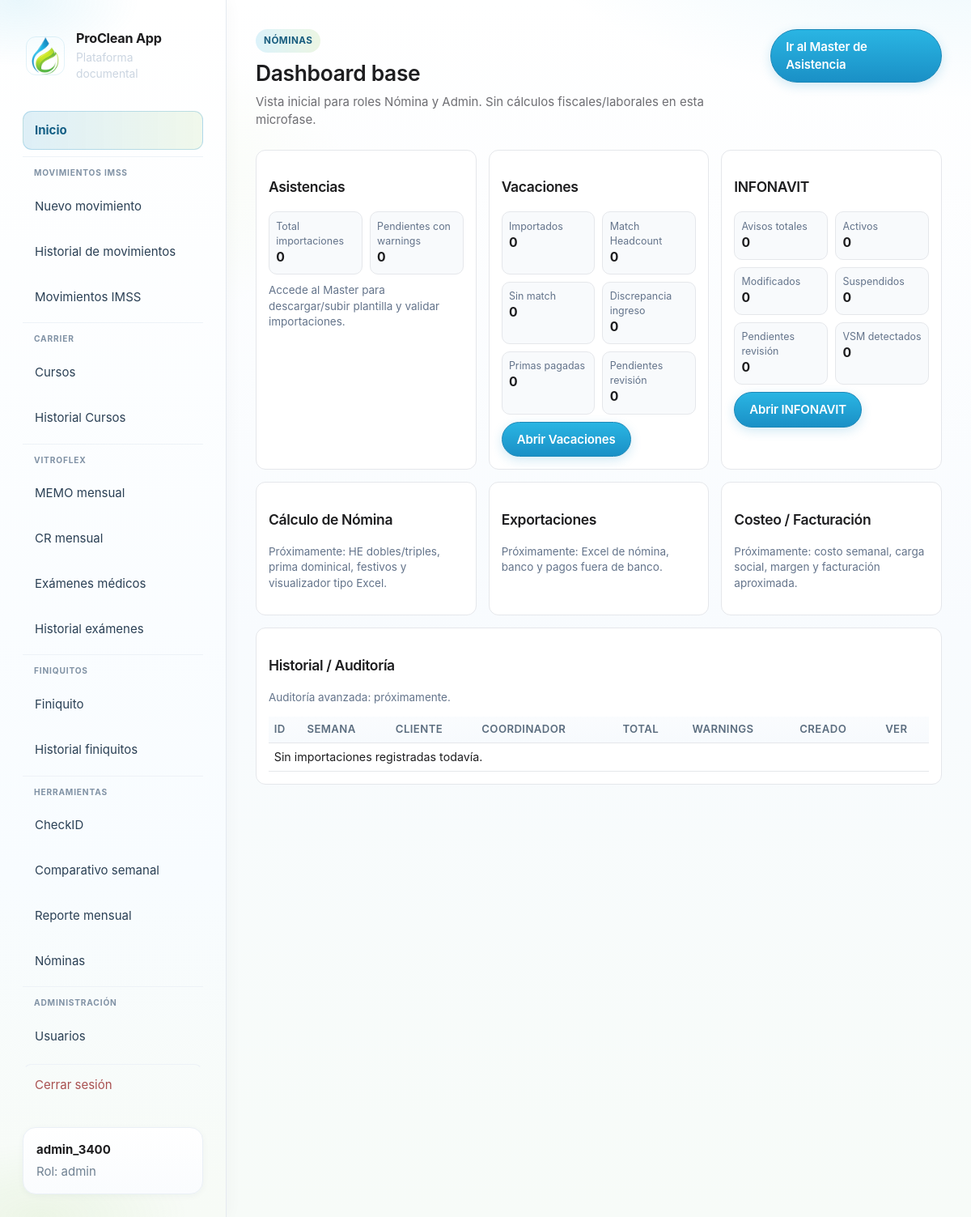
/nomina/ (signed in), run on an earlier commit of the app's database.
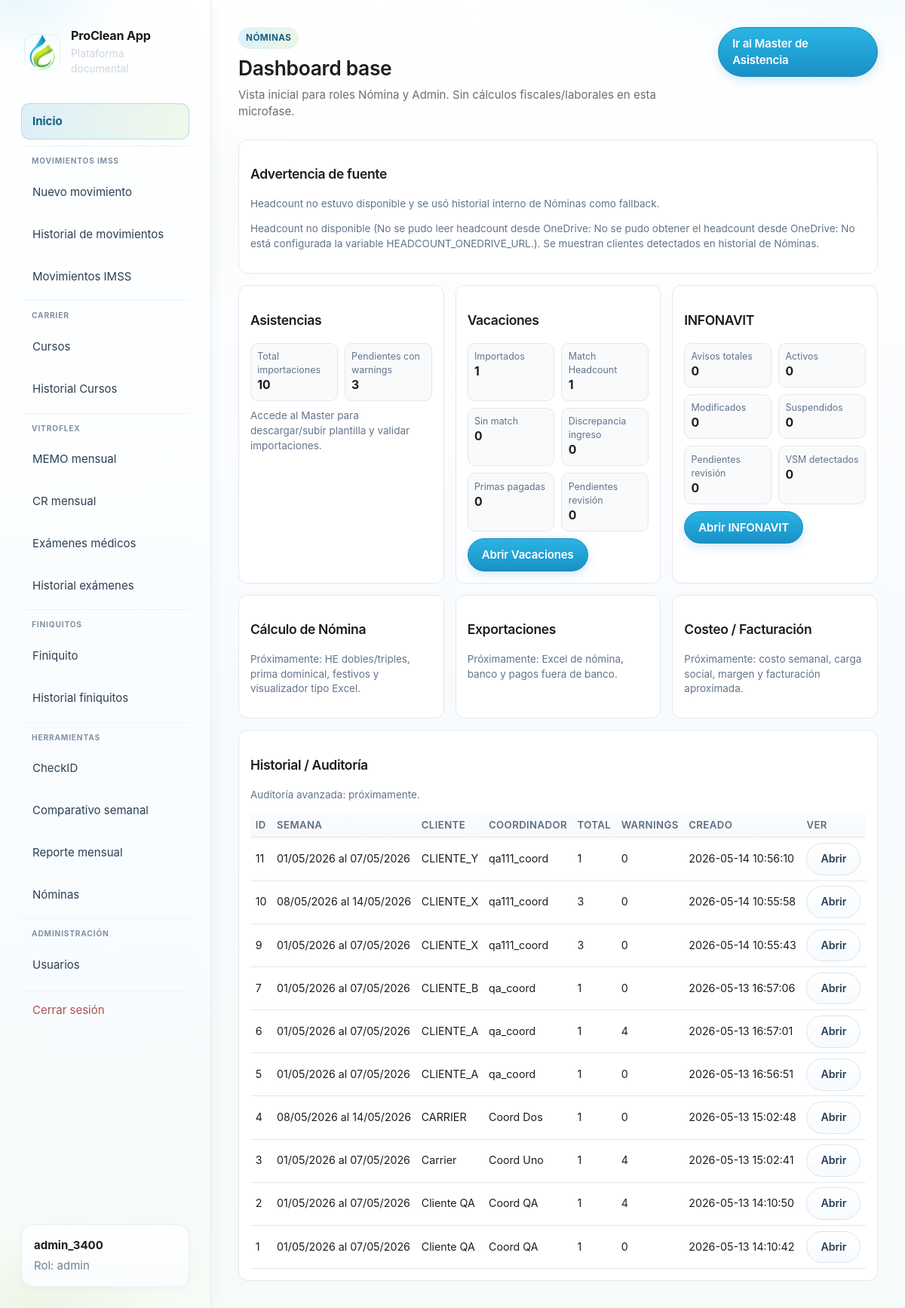
And on a later commit of the database.
### tables this page shows
CREATE TABLE "users" (
            id INTEGER PRIMARY KEY AUTOINCREMENT,
            username TEXT NOT NULL UNIQUE,
            password_hash TEXT NOT NULL,
            role TEXT NOT NULL CHECK(role IN ('admin','usuario','coordinador','nomina')),
            created_at TEXT NOT NULL
        );

CREATE TABLE nomina_asistencia_imports (
            id INTEGER PRIMARY KEY AUTOINCREMENT,
            semana TEXT NOT NULL,
            fecha_inicio TEXT NOT NULL,
            fecha_fin TEXT NOT NULL,
            cliente TEXT NOT NULL,
            coordinador TEXT NOT NULL,
            filename TEXT NOT NULL,
            status TEXT NOT NULL,
            total_rows INTEGER NOT NULL DEFAULT 0,
            error_count INTEGER NOT NULL DEFAULT 0,
            warning_count INTEGER NOT NULL DEFAULT 0,
            created_by INTEGER,
            created_at TEXT NOT NULL,
            updated_at TEXT NOT NULL,
            raw_json TEXT
        , original_filename TEXT, file_hash TEXT, clientes_json TEXT, headcount_source TEXT);

### modules/nomina/blueprint.py (the view, shortened to what this page needs)
@nomina_bp.get("/")
@_nomina_access_required
def index():
    role = _current_role()
    clientes, agrupaciones, headcount_error, headcount_source = _available_clientes_headcount()
    if role in _NOMINA_DASHBOARD_ROLES:
        dash = nomina_dashboard_overview(_db_path(), recent_limit=12)
        vac_stats = get_vacaciones_stats(_db_path())
        inf_stats = get_infonavit_stats(_db_path())
        return render_template(
            "nomina/dashboard.html",
            dash=dash,
            vac_stats=vac_stats,
            inf_stats=inf_stats,
            headcount_error=headcount_error,
            headcount_source=headcount_source,
        )

### app.py (called while the page is built)
def current_user():
    return getattr(g, "user", None)

def get_user_by_id(user_id: int | None):
    if not user_id:
        return None
    conn = sqlite3.connect(DB_PATH)
    conn.row_factory = sqlite3.Row
    try:
        return conn.execute("SELECT * FROM users WHERE id = ?", (user_id,)).fetchone()
    finally:
        conn.close()

### modules/carrier/blueprint.py (called while the page is built)
@carrier_curso_bp.app_context_processor
def _inject_forms_url():
    return {"carrier_forms_curso_url": FORMS_CURSO_URL}

### modules/comparativo/headcount_service.py (called while the page is built, shortened)
def _headcount_url() -> str:
    return (os.environ.get(HEADCOUNT_ONEDRIVE_URL_ENV, "") or "").strip()

def obtener_df_headcount() -> pd.DataFrame:
    try:
        url = _headcount_url()
        if not url:
            raise ValueError("No está configurada la variable HEADCOUNT_ONEDRIVE_URL.")
    except Exception as exc:
        with _cache_lock:
            if _cache_df is not None and _cache_url_used == _headcount_url():
                stale_age = time.monotonic() - _cache_loaded_at
                if stale_age < (_CACHE_TTL_SEC + _STALE_GRACE_SEC):
                    return _cache_df
        raise ValueError(f"No se pudo obtener el headcount desde OneDrive: {exc}") from exc

### modules/nomina/blueprint.py (called while the page is built)
def _nomina_access_required(view):
    @wraps(view)
    def wrapped(*args, **kwargs):
        if g.user is None:
            return redirect(url_for("login"))
        role = str(g.user.get("role") if isinstance(g.user, dict) else g.user["role"]).strip().lower()
        if role not in _NOMINA_ALLOWED_ROLES:
            abort(403)
        return view(*args, **kwargs)
    return wrapped

def _db_path() -> str:
    return str(current_app.config["DATABASE"])

def _current_role() -> str:
    if g.user is None:
        return ""
    try:
        return str(g.user["role"] or "").strip().lower()
    except Exception:
        return ""

### modules/nomina/db.py (called while the page is built)
def nomina_clientes_from_history(db_path: str) -> list[str]:
    conn = sqlite3.connect(db_path)
    conn.row_factory = sqlite3.Row
    try:
        rows = conn.execute(
            """
            SELECT DISTINCT TRIM(cliente) AS cliente
            FROM nomina_asistencia_rows
            WHERE TRIM(COALESCE(cliente, '')) <> ''
            ORDER BY cliente
            """
        ).fetchall()
        return [str(r["cliente"] or "").strip() for r in rows if str(r["cliente"] or "").strip()]
    finally:
        conn.close()

def get_vacaciones_stats(db_path: str) -> dict[str, int]:
    return get_vacaciones_stats_by_import(db_path, import_id=None)

### templates/nomina/dashboard.html (shortened to what this page needs)
{% extends 'base.html' %}
{% block content %}
<section class="page-head">
  <div>
    <span class="eyebrow">Nóminas</span>
    <h2>Dashboard base</h2>
    <p>Vista inicial para roles Nómina y Admin. Sin cálculos fiscales/laborales en esta microfase.</p>
  </div>
  <a class="btn btn-primary" href="{{ url_for('nomina.master_hub') }}">Ir al Master de Asistencia</a>
</section>
<div class="nd-wrap">
  {% if headcount_source == 'historial_fallback' %}
  <section class="nd-card">
    <h3>Advertencia de fuente</h3>
    <p class="nd-soon">Headcount no estuvo disponible y se usó historial interno de Nóminas como fallback.</p>
    {% if headcount_error %}<p class="nd-soon">{{ headcount_error }}</p>{% endif %}
  </section>
  {% endif %}
  <div class="nd-grid">
    <section class="nd-card">
      <h3>Asistencias</h3>
      <div class="nd-kpis">
        <div class="nd-kpi"><span>Total importaciones</span><strong>{{ dash.total_imports }}</strong></div>
        <div class="nd-kpi"><span>Pendientes con warnings</span><strong>{{ dash.pending_warnings }}</strong></div>
      </div>
      <p class="nd-soon" style="margin-top:.7rem;">Accede al Master para descargar/subir plantilla y validar importaciones.</p>
    </section>
    <section class="nd-card">
      <h3>Vacaciones</h3>
      <div class="nd-kpis">
        <div class="nd-kpi"><span>Importados</span><strong>{{ vac_stats.empleados_importados }}</strong></div>
        <div class="nd-kpi"><span>Match Headcount</span><strong>{{ vac_stats.empleados_match_headcount }}</strong></div>
        <div class="nd-kpi"><span>Sin match</span><strong>{{ vac_stats.empleados_sin_match }}</strong></div>
        <div class="nd-kpi"><span>Discrepancia ingreso</span><strong>{{ vac_stats.discrepancias_fecha_ingreso }}</strong></div>
        <div class="nd-kpi"><span>Primas pagadas</span><strong>{{ vac_stats.primas_pagadas }}</strong></div>
        <div class="nd-kpi"><span>Pendientes revisión</span><strong>{{ vac_stats.saldos_pendientes_revision }}</strong></div>
      </div>
      <a class="btn btn-primary nd-link" href="{{ url_for('nomina.vacaciones_index') }}">Abrir Vacaciones</a>
    </section>
    <section class="nd-card">
      <h3>INFONAVIT</h3>
      <div class="nd-kpis">
        <div class="nd-kpi"><span>Avisos totales</span><strong>{{ inf_stats.total_avisos }}</strong></div>
        <div class="nd-kpi"><span>Activos</span><strong>{{ inf_stats.activos }}</strong></div>
        <div class="nd-kpi"><span>Modificados</span><strong>{{ inf_stats.modificados }}</strong></div>
        <div class="nd-kpi"><span>Suspendidos</span><strong>{{ inf_stats.suspendidos }}</strong></div>
        <div class="nd-kpi"><span>Pendientes revisión</span><strong>{{ inf_stats.pendientes_revision }}</strong></div>
        <div class="nd-kpi"><span>VSM detectados</span><strong>{{ inf_stats.vsm_detectados }}</strong></div>
      </div>
      <a class="btn btn-primary nd-link" href="{{ url_for('nomina.infonavit_index') }}">Abrir INFONAVIT</a>
    </section>
    <section class="nd-card">
      <h3>Cálculo de Nómina</h3>
      <p class="nd-soon">Próximamente: HE dobles/triples, prima dominical, festivos y visualizador tipo Excel.</p>
    </section>
    <section class="nd-card">
      <h3>Exportaciones</h3>
      <p class="nd-soon">Próximamente: Excel de nómina, banco y pagos fuera de banco.</p>
    </section>
    <section class="nd-card">
      <h3>Costeo / Facturación</h3>
      <p class="nd-soon">Próximamente: costo semanal, carga social, margen y facturación aproximada.</p>
    </section>
  </div>
  <section class="nd-card">
    <h3>Historial / Auditoría</h3>
    <p class="nd-soon">Auditoría avanzada: próximamente.</p>
    <div class="nd-table-wrap">
      <table class="nd-table">
        <thead>
          <tr>
            <th>ID</th>
            <th>Semana</th>
            <th>Cliente</th>
            <th>Coordinador</th>
            <th>Total</th>
            <th>Warnings</th>
            <th>Creado</th>
            <th>Ver</th>
          </tr>
        </thead>
        <tbody>
          {% for item in dash.recent_imports %}
          <tr>
            <td>{{ item.id }}</td>
            <td>{{ item.semana }}</td>
            <td>{{ item.cliente }}</td>
            <td>{{ item.coordinador }}</td>
            <td>{{ item.total_rows }}</td>
            <td>{{ item.warning_count }}</td>
            <td>{{ item.created_at }}</td>
            <td><a class="btn btn-secondary" href="{{ url_for('nomina.asistencia_importada', import_id=item.id) }}">Abrir</a></td>
          </tr>
          {% endfor %}
          {% if not dash.recent_imports %}
          <tr><td colspan="8">Sin importaciones registradas todavía.</td></tr>
          {% endif %}
        </tbody>
      </table>
    </div>
  </section>
</div>
{% endblock %}

### templates/base.html (shortened to what this page needs)
<!doctype html>
<html lang="es">
<head>
  <link rel="stylesheet" href="{{ url_for('static', filename='style.css') }}">
</head>
<body>
  <div class="app-shell{% if current_user %} app-shell--session{% endif %}">
    {% if current_user %}
    <aside id="app-sidebar" class="sidebar">
      {% include '_sidebar_body.html' %}
    </aside>
    {% endif %}
    <main class="main {% if not current_user %}main-auth{% endif %}">
      {% block content %}{% endblock %}
    </main>
  </div>
</body>
</html>

### templates/_sidebar_body.html
<div class="brand">
  <a class="brand-link" href="{% if current_user.role == 'admin' %}{{ url_for('dashboard') }}{% else %}{{ url_for('home_usuario') }}{% endif %}">
    <img class="brand-logo-icon" src="{{ url_for('static', filename='branding/proclean-isotype.png') }}" width="48" height="48" alt="">
    <div class="brand-text">
      <span class="brand-title">{{ app_name }}</span>
      <p class="brand-tagline">Plataforma documental</p>
    </div>
  </a>
</div>
<nav class="nav" aria-label="Principal">
  {% if current_user.role == 'admin' %}
  <a href="{{ url_for('dashboard') }}" class="nav-link nav-link-home">Inicio</a>
  {% else %}
  <a href="{{ url_for('home_usuario') }}" class="nav-link nav-link-home">Inicio</a>
  {% endif %}
  <div class="nav-group">
    <span class="nav-group-label">Movimientos IMSS</span>
    <a href="{{ url_for('nuevo_formato') }}" class="nav-link">Nuevo movimiento</a>
    <a href="{{ url_for('historial') }}" class="nav-link">Historial de movimientos</a>
    <a href="{{ url_for('exportacion_imss.index') }}" class="nav-link">Movimientos IMSS</a>
  </div>
  <div class="nav-group">
    <span class="nav-group-label">Carrier</span>
    <a href="{{ url_for('carrier_curso.index') }}" class="nav-link">Cursos</a>
    <a href="{{ url_for('carrier_curso.historial_exportaciones') }}" class="nav-link">Historial Cursos</a>
  </div>
  <div class="nav-group">
    <span class="nav-group-label">Vitroflex</span>
    <a href="{{ url_for('vitroflex.memo_mensual') }}" class="nav-link">MEMO mensual</a>
    <a href="{{ url_for('vitroflex.cr_mensual') }}" class="nav-link">CR mensual</a>
    <a href="{{ url_for('examenes_medicos.index') }}" class="nav-link">Exámenes médicos</a>
    <a href="{{ url_for('examenes_medicos.historial_page') }}" class="nav-link">Historial exámenes</a>
  </div>
  <div class="nav-group">
    <span class="nav-group-label">Finiquitos</span>
    <a href="{{ url_for('finiquitos.pagina_finiquito') }}" class="nav-link">Finiquito</a>
    <a href="{{ url_for('finiquitos.pagina_historial') }}" class="nav-link">Historial finiquitos</a>
  </div>
  <div class="nav-group">
    <span class="nav-group-label">Herramientas</span>
    <a href="{{ url_for('checkid_consulta') }}" class="nav-link">CheckID</a>
    <a href="{{ url_for('comparativo.index') }}" class="nav-link">Comparativo semanal</a>
    <a href="{{ url_for('comparativo.reporte_mensual_index') }}" class="nav-link">Reporte mensual</a>
    {% if current_user.role in ['admin', 'coordinador', 'nomina'] %}
    <a href="{{ url_for('nomina.index') }}" class="nav-link">Nóminas</a>
    {% endif %}
  </div>
  {% if current_user.role == 'admin' %}
  <div class="nav-group">
    <span class="nav-group-label">Administración</span>
    <a href="{{ url_for('admin_usuarios') }}" class="nav-link">Usuarios</a>
  </div>
  {% endif %}
  <a href="{{ url_for('logout') }}" class="nav-link danger nav-link-logout">Cerrar sesión</a>
</nav>
<div class="user-box">
  <strong>{{ current_user.username }}</strong>
  <span>Rol: {{ current_user.role }}</span>
</div>

### templates/nomina/dashboard.html (style rules this page uses)
.nd-wrap { display:grid; gap:1rem; }
.nd-grid { display:grid; grid-template-columns:repeat(3, 1fr); gap:1rem; }
.nd-card { background:#fff; border:1px solid #e5e7eb; border-radius:12px; padding:1rem; }
.nd-kpis { display:grid; grid-template-columns:repeat(2,1fr); gap:.6rem; margin-top:.6rem; }
.nd-kpi { background:#f8fafc; border:1px solid #e5e7eb; border-radius:10px; padding:.55rem; }
.nd-kpi span { display:block; color:#64748b; font-size:.83rem; }
.nd-kpi strong { font-size:1.05rem; }
.nd-table-wrap { overflow:auto; }
.nd-table { width:100%; border-collapse:collapse; min-width:760px; }
.nd-table th, .nd-table td { border-bottom:1px solid #e5e7eb; padding:.45rem; text-align:left; }
.nd-soon { color:#64748b; font-size:.9rem; }
.nd-link { margin-top:.6rem; display:inline-block; }

What changed in the data, as far as the page shows it:
added nomina_asistencia_imports: id "11", semana "01/05/2026 al 07/05/2026", cliente "CLIENTE_Y", coordinador "qa111_coord", total_rows "1", warning_count "0", created_at "2026-05-14 10:56:10"
added nomina_asistencia_imports: id "10", semana "08/05/2026 al 14/05/2026", cliente "CLIENTE_X", coordinador "qa111_coord", total_rows "3", warning_count "0", created_at "2026-05-14 10:55:58"
added nomina_asistencia_imports: id "9", semana "01/05/2026 al 07/05/2026", cliente "CLIENTE_X", coordinador "qa111_coord", total_rows "3", warning_count "0", created_at "2026-05-14 10:55:43"
added nomina_asistencia_imports: id "7", semana "01/05/2026 al 07/05/2026", cliente "CLIENTE_B", coordinador "qa_coord", total_rows "1", warning_count "0", created_at "2026-05-13 16:57:06"
added nomina_asistencia_imports: id "6", semana "01/05/2026 al 07/05/2026", cliente "CLIENTE_A", coordinador "qa_coord", total_rows "1", warning_count "4", created_at "2026-05-13 16:57:01"
added nomina_asistencia_imports: id "5", semana "01/05/2026 al 07/05/2026", cliente "CLIENTE_A", coordinador "qa_coord", total_rows "1", warning_count "0", created_at "2026-05-13 16:56:51"
added nomina_asistencia_imports: id "4", semana "08/05/2026 al 14/05/2026", cliente "CARRIER", coordinador "Coord Dos", total_rows "1", warning_count "0", created_at "2026-05-13 15:02:48"
added nomina_asistencia_imports: id "3", semana "01/05/2026 al 07/05/2026", cliente "Carrier", coordinador "Coord Uno", total_rows "1", warning_count "4", created_at "2026-05-13 15:02:41"
added nomina_asistencia_imports: id "2", semana "01/05/2026 al 07/05/2026", cliente "Cliente QA", coordinador "Coord QA", total_rows "1", warning_count "4", created_at "2026-05-13 14:10:50"
added nomina_asistencia_imports: id "1", semana "01/05/2026 al 07/05/2026", cliente "Cliente QA", coordinador "Coord QA", total_rows "1", warning_count "0", created_at "2026-05-13 14:10:42"
Also different on the page:
{{ headcount_error }}: (not shown) → "Headcount no disponible (No se pudo leer headcount desde OneDrive: No se pudo obtener el headcount desde OneDrive: No está configurada la variable HEADCOUNT_ONEDRIVE_URL.). Se muestran clientes detectados en historial de Nóminas."
{{ dash.total_imports }}: "0" → "10"
{{ dash.pending_warnings }}: "0" → "3"
{{ vac_stats.empleados_importados }}: "0" → "1"
{{ vac_stats.empleados_match_headcount }}: "0" → "1"
text no longer shown: "Sin importaciones registradas todavía."
text now shown: "Advertencia de fuente Headcount no estuvo disponible y se usó historial interno de Nóminas como fallback."
